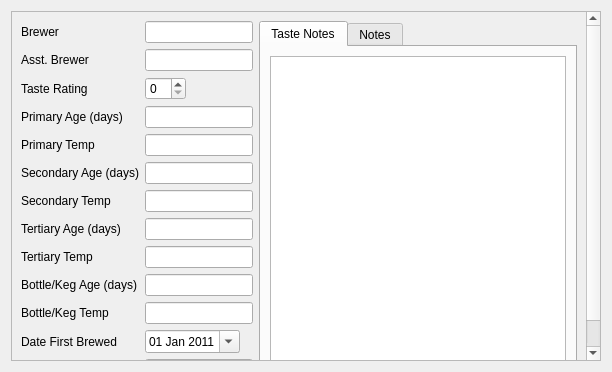
<?xml version="1.0" encoding="UTF-8"?>
<ui version="4.0">
 <class>recipeExtrasWidget</class>
 <widget class="QWidget" name="recipeExtrasWidget">
  <property name="geometry">
   <rect>
    <x>0</x>
    <y>0</y>
    <width>612</width>
    <height>372</height>
   </rect>
  </property>
  <property name="windowTitle">
   <string>Form</string>
  </property>
  <layout class="QHBoxLayout" name="horizontalLayout">
   <item>
    <widget class="QScrollArea" name="scrollArea">
     <property name="widgetResizable">
      <bool>true</bool>
     </property>
     <widget class="QWidget" name="scrollAreaWidgetContents">
      <property name="geometry">
       <rect>
        <x>0</x>
        <y>0</y>
        <width>598</width>
        <height>358</height>
       </rect>
      </property>
      <layout class="QHBoxLayout" name="horizontalLayout_4">
       <item>
        <layout class="QFormLayout" name="formLayout">
         <property name="fieldGrowthPolicy">
          <enum>QFormLayout::ExpandingFieldsGrow</enum>
         </property>
         <item row="0" column="0">
          <widget class="QLabel" name="label_brewer">
           <property name="text">
            <string>Brewer</string>
           </property>
           <property name="buddy">
            <cstring>lineEdit_brewer</cstring>
           </property>
          </widget>
         </item>
         <item row="0" column="1">
          <widget class="SmartLineEdit" name="lineEdit_brewer">
           <property name="sizePolicy">
            <sizepolicy hsizetype="Preferred" vsizetype="Fixed">
             <horstretch>0</horstretch>
             <verstretch>0</verstretch>
            </sizepolicy>
           </property>
           <property name="minimumSize">
            <size>
             <width>64</width>
             <height>0</height>
            </size>
           </property>
           <property name="maximumSize">
            <size>
             <width>256</width>
             <height>16777215</height>
            </size>
           </property>
          </widget>
         </item>
         <item row="1" column="0">
          <widget class="QLabel" name="label_asstBrewer">
           <property name="text">
            <string>Asst. Brewer</string>
           </property>
           <property name="buddy">
            <cstring>lineEdit_asstBrewer</cstring>
           </property>
          </widget>
         </item>
         <item row="2" column="0">
          <widget class="QLabel" name="label_tasteRating">
           <property name="text">
            <string>Taste Rating</string>
           </property>
           <property name="buddy">
            <cstring>spinBox_tasteRating</cstring>
           </property>
          </widget>
         </item>
         <item row="2" column="1">
          <widget class="QSpinBox" name="spinBox_tasteRating">
           <property name="maximumSize">
            <size>
             <width>256</width>
             <height>16777215</height>
            </size>
           </property>
           <property name="buttonSymbols">
            <enum>QAbstractSpinBox::UpDownArrows</enum>
           </property>
           <property name="maximum">
            <number>50</number>
           </property>
          </widget>
         </item>
         <item row="1" column="1">
          <widget class="SmartLineEdit" name="lineEdit_asstBrewer">
           <property name="sizePolicy">
            <sizepolicy hsizetype="Preferred" vsizetype="Fixed">
             <horstretch>0</horstretch>
             <verstretch>0</verstretch>
            </sizepolicy>
           </property>
           <property name="minimumSize">
            <size>
             <width>64</width>
             <height>0</height>
            </size>
           </property>
           <property name="maximumSize">
            <size>
             <width>256</width>
             <height>16777215</height>
            </size>
           </property>
          </widget>
         </item>
         <item row="3" column="0">
          <widget class="QLabel" name="label_primaryAge">
           <property name="contextMenuPolicy">
            <enum>Qt::CustomContextMenu</enum>
           </property>
           <property name="text">
            <string>Primary Age (days)</string>
           </property>
           <property name="buddy">
            <cstring>lineEdit_primaryAge</cstring>
           </property>
          </widget>
         </item>
         <item row="3" column="1">
          <widget class="SmartLineEdit" name="lineEdit_primaryAge">
           <property name="sizePolicy">
            <sizepolicy hsizetype="Preferred" vsizetype="Fixed">
             <horstretch>0</horstretch>
             <verstretch>0</verstretch>
            </sizepolicy>
           </property>
           <property name="minimumSize">
            <size>
             <width>64</width>
             <height>0</height>
            </size>
           </property>
           <property name="maximumSize">
            <size>
             <width>256</width>
             <height>16777215</height>
            </size>
           </property>
          </widget>
         </item>
         <item row="4" column="0">
          <widget class="SmartLabel" name="label_primaryTemp">
           <property name="contextMenuPolicy">
            <enum>Qt::CustomContextMenu</enum>
           </property>
           <property name="text">
            <string>Primary Temp</string>
           </property>
           <property name="buddy">
            <cstring>lineEdit_primaryTemp</cstring>
           </property>
          </widget>
         </item>
         <item row="4" column="1">
          <widget class="SmartLineEdit" name="lineEdit_primaryTemp">
           <property name="sizePolicy">
            <sizepolicy hsizetype="Preferred" vsizetype="Fixed">
             <horstretch>0</horstretch>
             <verstretch>0</verstretch>
            </sizepolicy>
           </property>
           <property name="minimumSize">
            <size>
             <width>64</width>
             <height>0</height>
            </size>
           </property>
           <property name="maximumSize">
            <size>
             <width>256</width>
             <height>16777215</height>
            </size>
           </property>
          </widget>
         </item>
         <item row="5" column="0">
          <widget class="QLabel" name="label_secAge">
           <property name="contextMenuPolicy">
            <enum>Qt::CustomContextMenu</enum>
           </property>
           <property name="text">
            <string>Secondary Age (days)</string>
           </property>
           <property name="buddy">
            <cstring>lineEdit_secAge</cstring>
           </property>
          </widget>
         </item>
         <item row="5" column="1">
          <widget class="SmartLineEdit" name="lineEdit_secAge">
           <property name="sizePolicy">
            <sizepolicy hsizetype="Preferred" vsizetype="Fixed">
             <horstretch>0</horstretch>
             <verstretch>0</verstretch>
            </sizepolicy>
           </property>
           <property name="minimumSize">
            <size>
             <width>64</width>
             <height>0</height>
            </size>
           </property>
           <property name="maximumSize">
            <size>
             <width>256</width>
             <height>16777215</height>
            </size>
           </property>
          </widget>
         </item>
         <item row="6" column="0">
          <widget class="SmartLabel" name="label_secTemp">
           <property name="contextMenuPolicy">
            <enum>Qt::CustomContextMenu</enum>
           </property>
           <property name="text">
            <string>Secondary Temp</string>
           </property>
           <property name="buddy">
            <cstring>lineEdit_secTemp</cstring>
           </property>
          </widget>
         </item>
         <item row="6" column="1">
          <widget class="SmartLineEdit" name="lineEdit_secTemp">
           <property name="sizePolicy">
            <sizepolicy hsizetype="Preferred" vsizetype="Fixed">
             <horstretch>0</horstretch>
             <verstretch>0</verstretch>
            </sizepolicy>
           </property>
           <property name="minimumSize">
            <size>
             <width>64</width>
             <height>0</height>
            </size>
           </property>
           <property name="maximumSize">
            <size>
             <width>256</width>
             <height>16777215</height>
            </size>
           </property>
          </widget>
         </item>
         <item row="7" column="0">
          <widget class="QLabel" name="label_tertAge">
           <property name="contextMenuPolicy">
            <enum>Qt::CustomContextMenu</enum>
           </property>
           <property name="text">
            <string>Tertiary Age (days)</string>
           </property>
           <property name="buddy">
            <cstring>lineEdit_tertAge</cstring>
           </property>
          </widget>
         </item>
         <item row="7" column="1">
          <widget class="SmartLineEdit" name="lineEdit_tertAge">
           <property name="sizePolicy">
            <sizepolicy hsizetype="Preferred" vsizetype="Fixed">
             <horstretch>0</horstretch>
             <verstretch>0</verstretch>
            </sizepolicy>
           </property>
           <property name="minimumSize">
            <size>
             <width>64</width>
             <height>0</height>
            </size>
           </property>
           <property name="maximumSize">
            <size>
             <width>256</width>
             <height>16777215</height>
            </size>
           </property>
          </widget>
         </item>
         <item row="8" column="0">
          <widget class="SmartLabel" name="label_tertTemp">
           <property name="contextMenuPolicy">
            <enum>Qt::CustomContextMenu</enum>
           </property>
           <property name="text">
            <string>Tertiary Temp</string>
           </property>
           <property name="buddy">
            <cstring>lineEdit_tertTemp</cstring>
           </property>
          </widget>
         </item>
         <item row="8" column="1">
          <widget class="SmartLineEdit" name="lineEdit_tertTemp">
           <property name="sizePolicy">
            <sizepolicy hsizetype="Preferred" vsizetype="Fixed">
             <horstretch>0</horstretch>
             <verstretch>0</verstretch>
            </sizepolicy>
           </property>
           <property name="minimumSize">
            <size>
             <width>64</width>
             <height>0</height>
            </size>
           </property>
           <property name="maximumSize">
            <size>
             <width>256</width>
             <height>16777215</height>
            </size>
           </property>
          </widget>
         </item>
         <item row="9" column="0">
          <widget class="QLabel" name="label_age">
           <property name="contextMenuPolicy">
            <enum>Qt::CustomContextMenu</enum>
           </property>
           <property name="text">
            <string>Bottle/Keg Age (days)</string>
           </property>
           <property name="buddy">
            <cstring>lineEdit_age</cstring>
           </property>
          </widget>
         </item>
         <item row="9" column="1">
          <widget class="SmartLineEdit" name="lineEdit_age">
           <property name="sizePolicy">
            <sizepolicy hsizetype="Preferred" vsizetype="Fixed">
             <horstretch>0</horstretch>
             <verstretch>0</verstretch>
            </sizepolicy>
           </property>
           <property name="minimumSize">
            <size>
             <width>64</width>
             <height>0</height>
            </size>
           </property>
           <property name="maximumSize">
            <size>
             <width>256</width>
             <height>16777215</height>
            </size>
           </property>
          </widget>
         </item>
         <item row="10" column="0">
          <widget class="SmartLabel" name="label_ageTemp">
           <property name="contextMenuPolicy">
            <enum>Qt::CustomContextMenu</enum>
           </property>
           <property name="text">
            <string>Bottle/Keg Temp</string>
           </property>
           <property name="buddy">
            <cstring>lineEdit_ageTemp</cstring>
           </property>
          </widget>
         </item>
         <item row="10" column="1">
          <widget class="SmartLineEdit" name="lineEdit_ageTemp">
           <property name="sizePolicy">
            <sizepolicy hsizetype="Preferred" vsizetype="Fixed">
             <horstretch>0</horstretch>
             <verstretch>0</verstretch>
            </sizepolicy>
           </property>
           <property name="minimumSize">
            <size>
             <width>64</width>
             <height>0</height>
            </size>
           </property>
           <property name="maximumSize">
            <size>
             <width>256</width>
             <height>16777215</height>
            </size>
           </property>
          </widget>
         </item>
         <item row="11" column="0">
          <widget class="QLabel" name="label_date">
           <property name="text">
            <string>Date First Brewed</string>
           </property>
           <property name="buddy">
            <cstring>dateEdit_date</cstring>
           </property>
          </widget>
         </item>
         <item row="11" column="1">
          <widget class="QDateEdit" name="dateEdit_date">
           <property name="maximumSize">
            <size>
             <width>256</width>
             <height>16777215</height>
            </size>
           </property>
           <property name="dateTime">
            <datetime>
             <hour>0</hour>
             <minute>0</minute>
             <second>0</second>
             <year>2011</year>
             <month>1</month>
             <day>1</day>
            </datetime>
           </property>
           <property name="displayFormat">
            <string>dd MMM yyyy</string>
           </property>
           <property name="calendarPopup">
            <bool>true</bool>
           </property>
          </widget>
         </item>
         <item row="12" column="0">
          <widget class="SmartLabel" name="label_carbVols">
           <property name="text">
            <string>Carbonation Volumes</string>
           </property>
           <property name="buddy">
            <cstring>lineEdit_carbVols</cstring>
           </property>
          </widget>
         </item>
         <item row="12" column="1">
          <widget class="SmartLineEdit" name="lineEdit_carbVols">
           <property name="sizePolicy">
            <sizepolicy hsizetype="Preferred" vsizetype="Fixed">
             <horstretch>0</horstretch>
             <verstretch>0</verstretch>
            </sizepolicy>
           </property>
           <property name="minimumSize">
            <size>
             <width>64</width>
             <height>0</height>
            </size>
           </property>
           <property name="maximumSize">
            <size>
             <width>256</width>
             <height>16777215</height>
            </size>
           </property>
           <property name="mouseTracking">
            <bool>true</bool>
           </property>
          </widget>
         </item>
        </layout>
       </item>
       <item>
        <layout class="QVBoxLayout" name="verticalLayout">
         <item>
          <widget class="QTabWidget" name="tabWidget">
           <property name="currentIndex">
            <number>0</number>
           </property>
           <widget class="QWidget" name="tab">
            <attribute name="title">
             <string>Taste Notes</string>
            </attribute>
            <layout class="QVBoxLayout" name="verticalLayout_2">
             <item>
              <widget class="BtTextEdit" name="btTextEdit_tasteNotes">
               <property name="minimumSize">
                <size>
                 <width>256</width>
                 <height>0</height>
                </size>
               </property>
              </widget>
             </item>
            </layout>
           </widget>
           <widget class="QWidget" name="tab_2">
            <attribute name="title">
             <string>Notes</string>
            </attribute>
            <layout class="QVBoxLayout" name="verticalLayout_3">
             <item>
              <widget class="BtTextEdit" name="btTextEdit_notes">
               <property name="minimumSize">
                <size>
                 <width>256</width>
                 <height>0</height>
                </size>
               </property>
              </widget>
             </item>
            </layout>
           </widget>
          </widget>
         </item>
        </layout>
       </item>
      </layout>
     </widget>
    </widget>
   </item>
  </layout>
 </widget>
 <customwidgets>
  <customwidget>
   <class>SmartLabel</class>
   <extends>QLabel</extends>
   <header location="global">widgets/SmartLabel.h</header>
   <slots>
    <signal>changedSystemOfMeasurementOrScale(PreviousScaleInfo)</signal>
   </slots>
  </customwidget>
  <customwidget>
   <class>SmartLineEdit</class>
   <extends>QLineEdit</extends>
   <header location="global">widgets/SmartLineEdit.h</header>
   <slots>
    <slot>lineChanged(PreviousScaleInfo)</slot>
   </slots>
  </customwidget>
  <customwidget>
   <class>BtTextEdit</class>
   <extends>QPlainTextEdit</extends>
   <header location="global">BtTextEdit.h</header>
  </customwidget>
 </customwidgets>
 <tabstops>
  <tabstop>scrollArea</tabstop>
  <tabstop>lineEdit_brewer</tabstop>
  <tabstop>lineEdit_asstBrewer</tabstop>
  <tabstop>spinBox_tasteRating</tabstop>
  <tabstop>lineEdit_primaryAge</tabstop>
  <tabstop>lineEdit_primaryTemp</tabstop>
  <tabstop>lineEdit_secAge</tabstop>
  <tabstop>lineEdit_secTemp</tabstop>
  <tabstop>lineEdit_tertAge</tabstop>
  <tabstop>lineEdit_tertTemp</tabstop>
  <tabstop>lineEdit_age</tabstop>
  <tabstop>lineEdit_ageTemp</tabstop>
  <tabstop>dateEdit_date</tabstop>
  <tabstop>lineEdit_carbVols</tabstop>
  <tabstop>tabWidget</tabstop>
  <tabstop>btTextEdit_tasteNotes</tabstop>
  <tabstop>btTextEdit_notes</tabstop>
 </tabstops>
 <resources/>
</ui>
